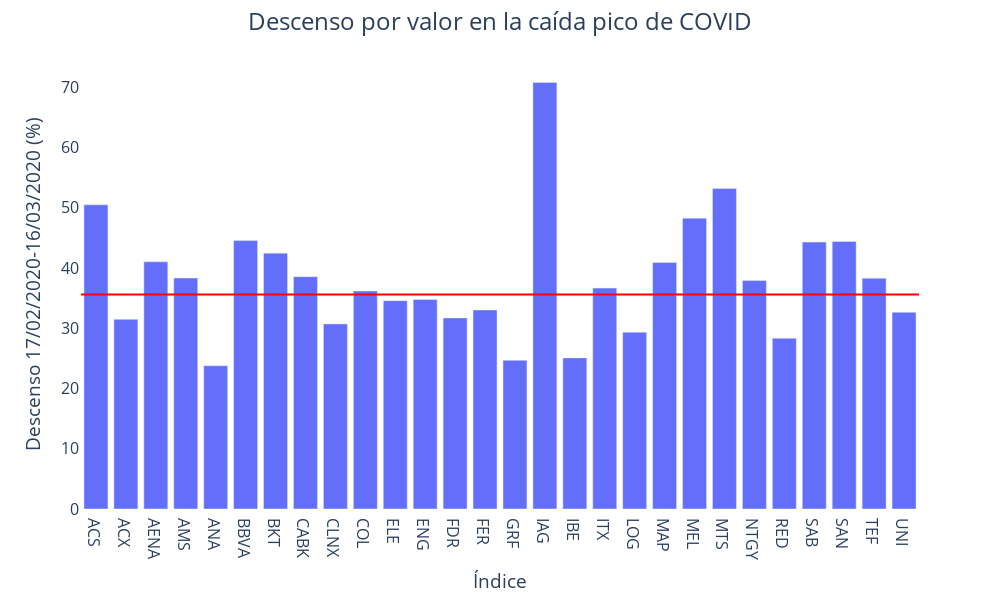

Notebook code for this chart:
### Code cell
grafico_descenso_por_valor(df_descenso_empresa)

### Figure 1 — Plotly figure (JSON) as saved in the notebook; plotly's stock layout.template omitted (floating-point values rounded to 4 significant figures)
{"data": [{"alignmentgroup": "True", "hovertemplate": "Empresa=%{x}<br>Valor=%{y}<extra></extra>", "legendgroup": "", "marker": {"color": "#636efa", "pattern": {"shape": ""}}, "name": "", "offsetgroup": "", "orientation": "v", "showlegend": false, "textposition": "auto", "type": "bar", "x": ["ACS", "ACX", "AENA", "AMS", "ANA", "BBVA", "BKT", "CABK", "CLNX", "COL", "ELE", "ENG", "FDR", "FER", "GRF", "IAG", "IBE", "ITX", "LOG", "MAP", "MEL", "MTS", "NTGY", "RED", "SAB", "SAN", "TEF", "UNI"], "xaxis": "x", "y": [50.49, 31.48, 41.04, 38.34, 23.77, 44.55, 42.47, 38.57, 30.73, 36.17, 34.58, 34.79, 31.71, 33.03, 24.68, 70.8, 25.08, 36.67, 29.34, 40.91, 48.28, 53.2, 37.92, 28.35, 44.3, 44.4, 38.3, 32.66], "yaxis": "y"}], "layout": {"autosize": false, "barmode": "relative", "font": {"size": 16}, "height": 600, "legend": {"tracegroupgap": 0}, "margin": {"t": 60}, "paper_bgcolor": "white", "plot_bgcolor": "white", "shapes": [{"line": {"color": "red", "width": 2}, "type": "line", "x0": -0.5, "x1": 27.5, "y0": 35.61, "y1": 35.61}], "showlegend": true, "title": {"font": {"size": 24}, "text": "Descenso por valor en la caída pico de COVID", "x": 0.5}, "width": 1000, "xaxis": {"anchor": "y", "domain": [0, 1], "title": {"text": "Índice"}}, "yaxis": {"anchor": "x", "domain": [0, 1], "title": {"text": "Descenso 17/02/2020-16/03/2020 (%)"}}}}
